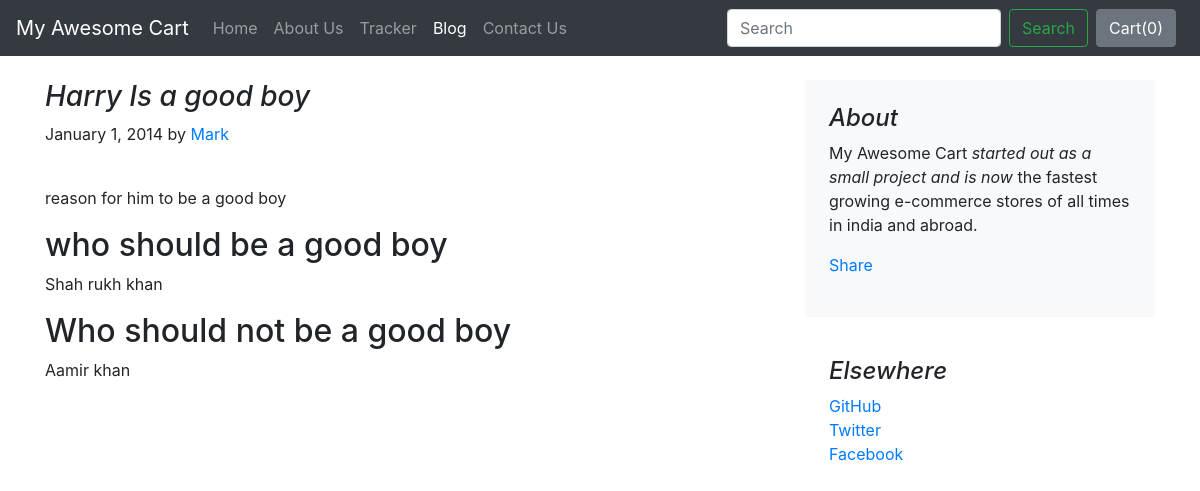
/blog/blogpost/1, run on an earlier commit of the app's database.
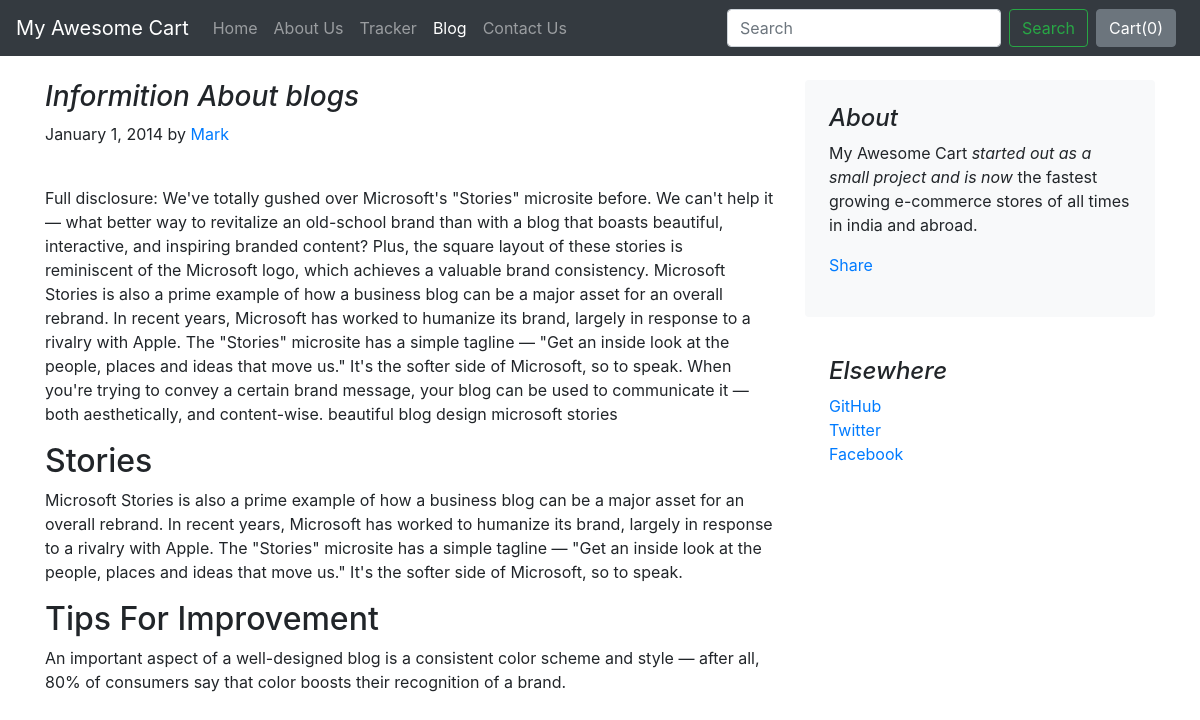
And on a later commit of the database.
### blog/models.py (models this page shows)
class Blogpost(models.Model):
    post_id = models.AutoField(primary_key=True)
    title = models.CharField(max_length=50)
    head0 = models.CharField(max_length=500, default="")
    chead0 = models.CharField(max_length=5000, default="")
    head1 = models.CharField(max_length=500, default="")
    chead1 = models.CharField(max_length=5000, default="")
    head2 = models.CharField(max_length=500, default="")
    chead2 = models.CharField(max_length=5000, default="")
    pub_date = models.DateField()
    thumbnail = models.ImageField(upload_to='shop/images', default="")
    def __str__(self):
        return self.title

### blog/views.py (the view)
# urls.py: path("blogpost/<int:id>", views.blogpost, name="blogHome")
def blogpost(request, id):
    post = Blogpost.objects.filter(post_id = id)[0]
    print(post)
    return render(request, 'blog/blogpost.html',
                  {'post':post})

### blog/templates/blog/blogpost.html (shortened to what this page needs)
{% extends 'blog/basic.html' %}
{% block body %}
<div class="container">
    <div class="row mt-4">
        <div class="col-md-8 blog-main">
            <h3 class="font-italic">
                {{post.title}}
            </h3>
            <div class="blog-post">
                <p class="blog-post-meta">January 1, 2014 by <a href="#">Mark</a></p>
                <div class="fb-like" data-href="http://127.0.0.1:8000/blog/blogpost/{{post.post_id}}" data-layout="standard" data-action="like" data-size="large" data-show-faces="false" data-share="true"></div><br>
                <p>{{post.chead0}}</p>
                <h2>{{post.head1}}</h2>
                <p>{{post.chead1}}</p>
                <h2>{{post.head2}}</h2>
                <p>{{post.chead2}}</p>
            </div>
        </div>
        <aside class="col-md-4 blog-sidebar">
            <div class="p-4 mb-3 bg-light rounded">
                <h4 class="font-italic">About</h4>
                <p class="mb-0">My Awesome Cart <em>started out as a small project and is now</em> the fastest growing e-commerce stores of all times in india and abroad.</p>
                <div class="my-3 fb-share-button" data-href="http://127.0.0.1:8000/blog/blogpost/{{post.post_id}}" data-layout="button_count" data-size="large"><a target="_blank" href="https://www.facebook.com/sharer/sharer.php?u=http%3A%2F%2F127.0.0.1%3A8000%2Fblog%2Fblogpost%2F4&amp;src=sdkpreparse" class="fb-xfbml-parse-ignore">Share</a></div>
            </div>
            <div class="p-4">
                <h4 class="font-italic">Elsewhere</h4>
                <ol class="list-unstyled">
                    <li><a href="#">GitHub</a></li>
                    <li><a href="#">Twitter</a></li>
                    <li><a href="#">Facebook</a></li>
                </ol>
            </div>
        </aside>
    </div>
</div>
{% endblock %}

What changed in the data, as far as the page shows it:
changed Blogpost: title "Harry Is a good boy" → "Informition About blogs"; chead0 "reason for him to be a good boy" → "Full disclosure: We've totally gushed over Microsoft's \"Stories\" microsite before. We can't help it — what better way to revitalize an old-school brand than with a blog that boasts beautiful, interactive, and inspiring branded content? Plus, the square layout of these stories is reminiscent of the Microsoft logo, which achieves a valuable brand consistency. Microsoft Stories is also a prime example of how a business blog can be a major asset for an overall rebrand. In recent years, Microsoft has worked to humanize its brand, largely in response to a rivalry with Apple. The \"Stories\" microsite has a simple tagline — \"Get an inside look at the people, places and ideas that move us.\" It's the…"; head1 "who should be a good boy" → "Stories"; chead1 "Shah rukh khan" → "Microsoft Stories is also a prime example of how a business blog can be a major asset for an overall rebrand. In recent years, Microsoft has worked to humanize its brand, largely in response to a rivalry with Apple. The \"Stories\" microsite has a simple tagline — \"Get an inside look at the people, places and ideas that move us.\" It's the softer side of Microsoft, so to speak."; head2 "Who should not be a good boy" → "Tips For Improvement"; chead2 "Aamir khan" → "An important aspect of a well-designed blog is a consistent color scheme and style — after all, 80% of consumers say that color boosts their recognition of a brand."
